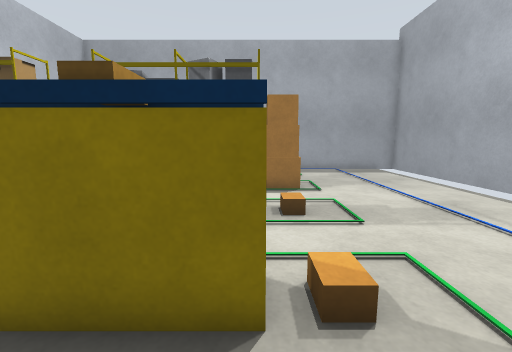
View 1 (above)

18 first-person views from a walk through a world built for the Gazebo simulator. The camera is 1 m above the floor, tilts 8° down and sees 90° across. The floor is counted in squares, 0.5 m on a side. Each view is taken from the middle of a square. On the plan, view 1 faces up. The plan holds only what a view shows up to about 16 squares ahead; the rest is blank.

View 2
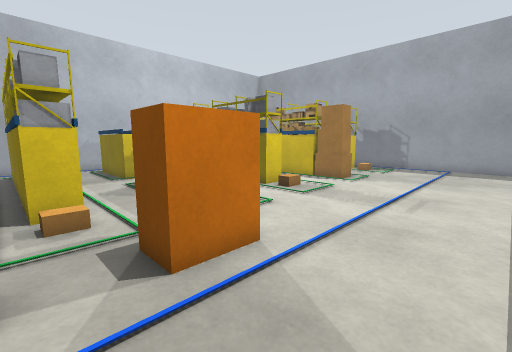

View 3
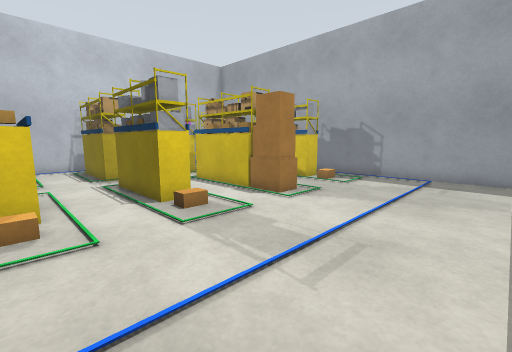

View 4
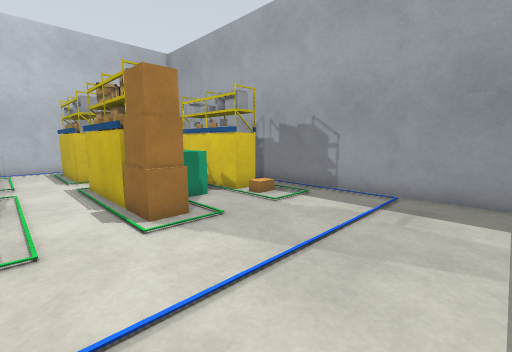

View 5
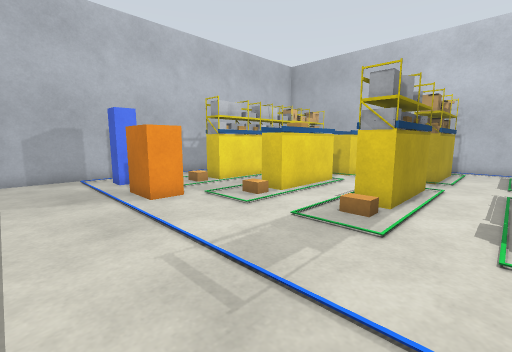

View 6
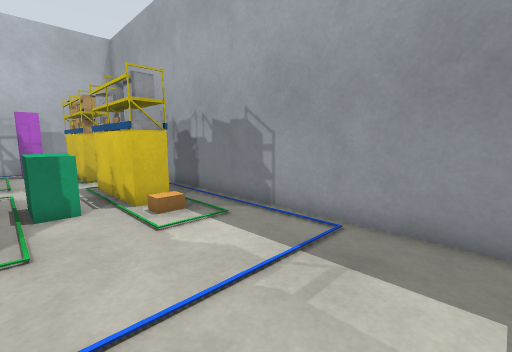

View 7
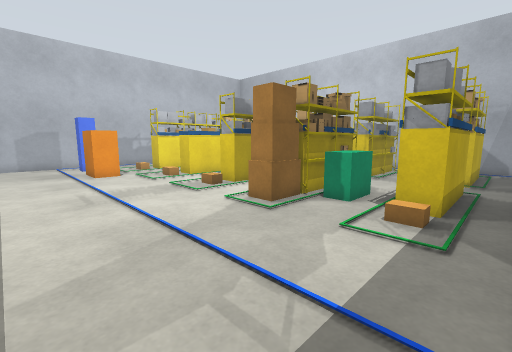

View 8
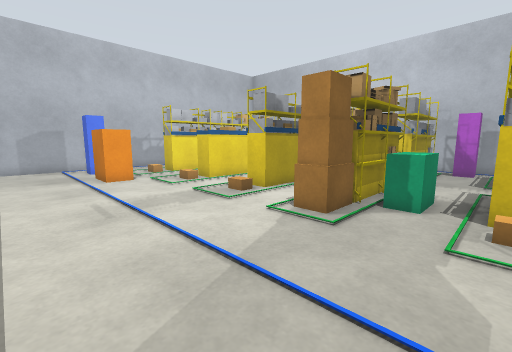

View 9
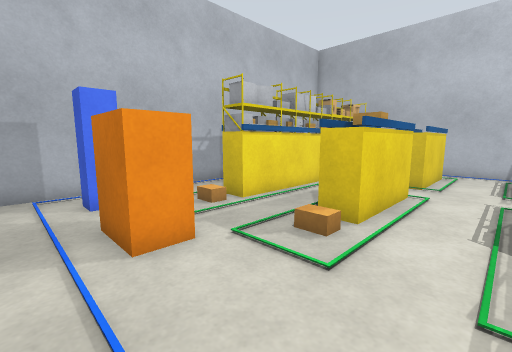

View 10
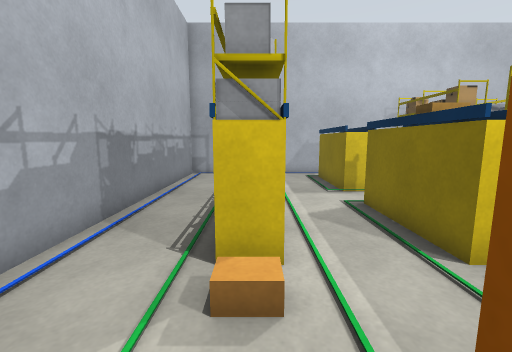

View 11
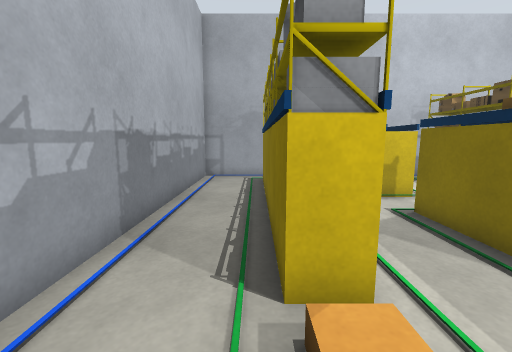

View 12
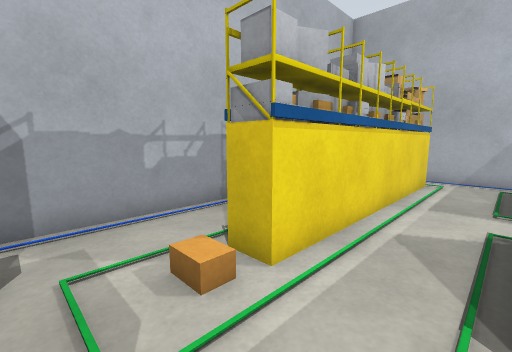

View 13
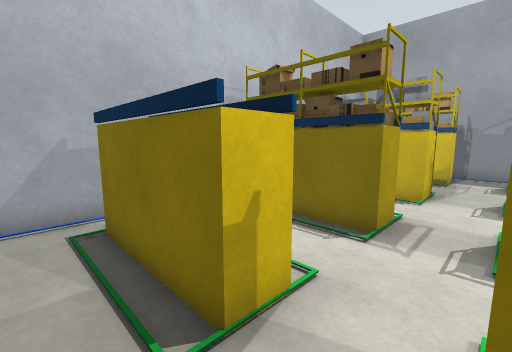

View 14
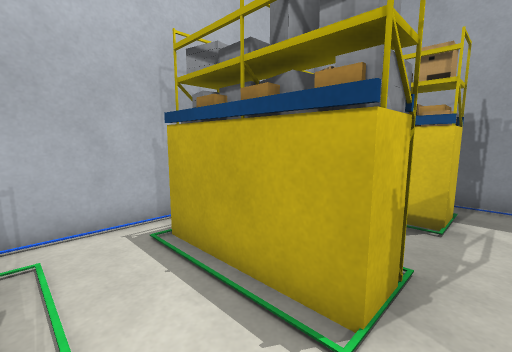

View 15
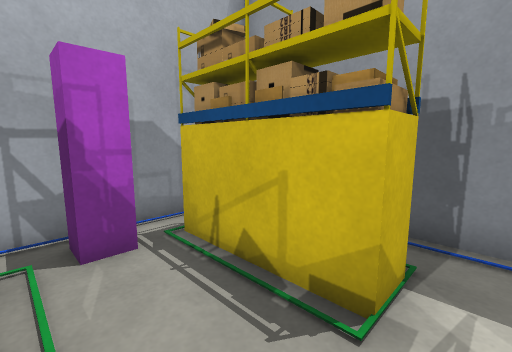

View 16
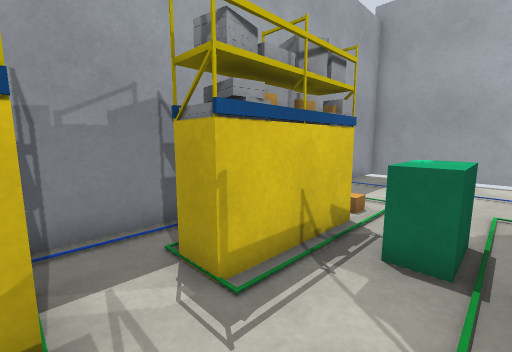

View 17
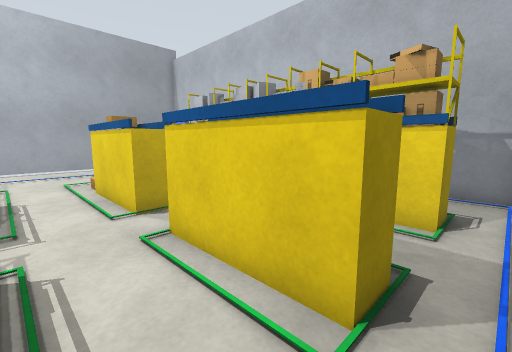

View 18
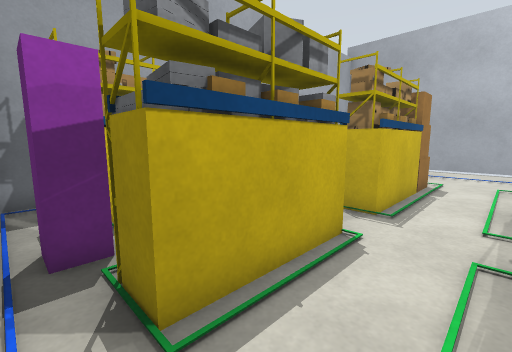

### Floor plan
Key: @ floor where view 1 was taken; # wall or solid block; . floor; C crate; S shelf; B orange box; P pallet; L blue post; U purple post; O other object.
Columns run from 12 left of view 1 to 9 right of it. Each row starts with its distance up from view 1.
 18 ###  #################
 17 #....................
 16 #.#####.#####........
 15 #.SSSSS.SSSSSC.......
 14 #....................
 13 #.U........PP........
 12 #....................
 11 #.SBBSB.SOOSOCC......
 10 #....................
  9 #....................
  8 #....................
  7 #.SSSSS.SSSSSC.......
  6 #....................
  5 #....................
  4 #....................
  3 #..####..####C.......
  2 #....................
  1 #...............B....
  0 #...........@...B....
 -1 #.SSSSSSSSSSSC.......
 -2 #....................
 -3 #...............L....
 -4 #....................
 -5 #####################

Positions as (right, up) in squares from view 1, and headings:
1: (0, 0), facing up
2: (8, -2), facing up-left
3: (8, 3), facing up-left
4: (8, 8), facing up-left
5: (8, 10), facing down-left
6: (8, 12), facing up-left
7: (8, 17), facing down-left
8: (8, 15), facing down-left
9: (6, 6), facing down-left
10: (4, -1), facing left
11: (3, -2), facing left
12: (3, 2), facing down-left
13: (-4, 1), facing up-left
14: (-5, 8), facing up-left
15: (-5, 12), facing up-left
16: (-6, 12), facing up-right
17: (-11, 6), facing down-right
18: (-11, 8), facing up-right
